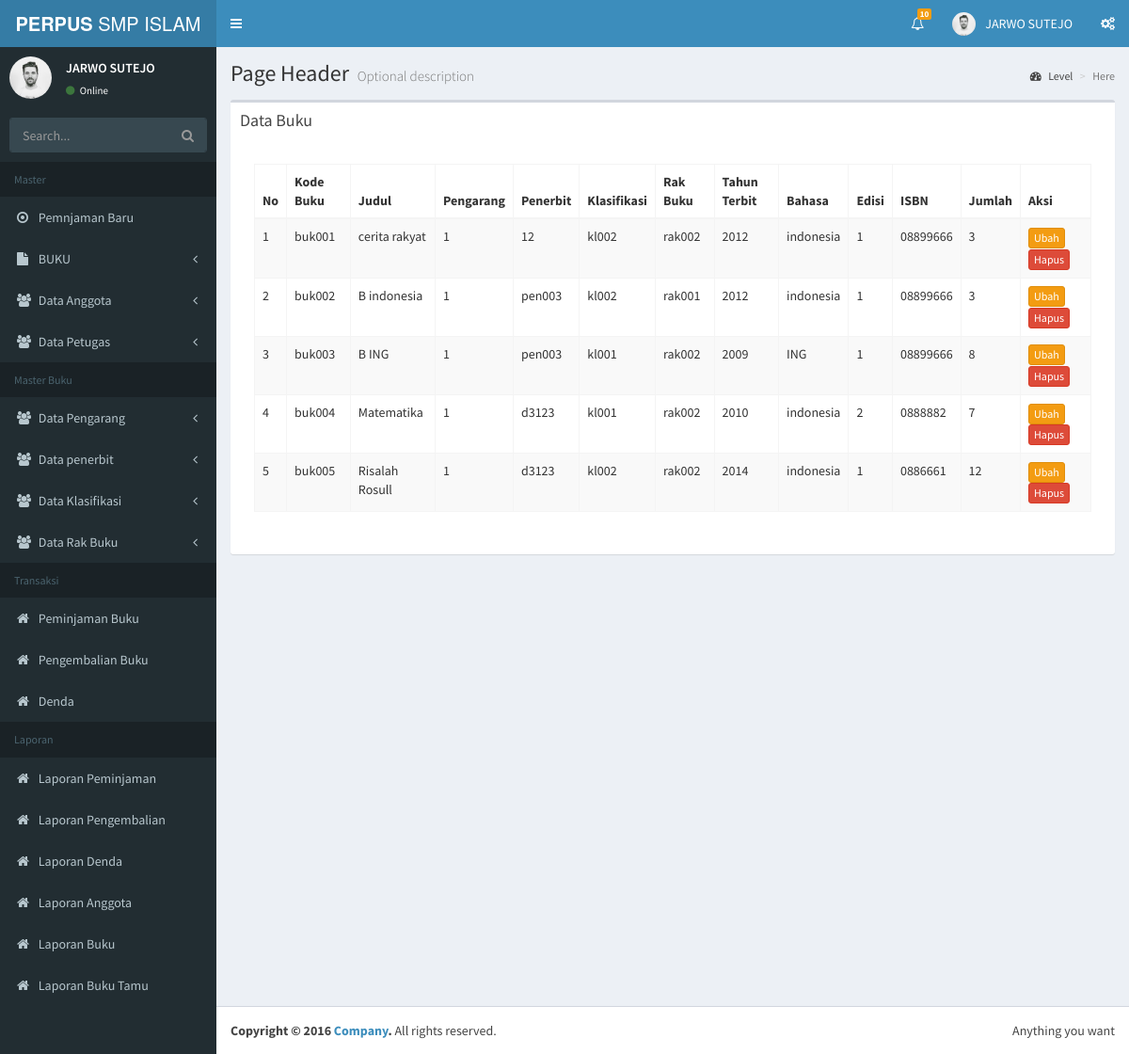
/pecahan/admin/index.php?page=buku&aksi=view (signed in), run on the app's committed database.
### tables this page shows
CREATE TABLE `buku` (
  `kd_buku` varchar(15) NOT NULL,
  `judul` varchar(45) NOT NULL,
  `kd_pengarang` varchar(15) NOT NULL,
  `kd_penerbit` varchar(15) NOT NULL,
  `kd_klasifikasi` varchar(15) NOT NULL,
  `thn_terbit` year(4) NOT NULL,
  `bahasa` varchar(30) NOT NULL,
  `edisi` varchar(40) NOT NULL,
  `isbn` varchar(30) NOT NULL,
  `jumlah` int(11) NOT NULL,
  `kd_rak` varchar(15) NOT NULL,
  PRIMARY KEY (`kd_buku`),
  KEY `kd_penerbit` (`kd_penerbit`),
  KEY `kd_pengarang` (`kd_pengarang`),
  KEY `kd_rak` (`kd_rak`),
  KEY `kd_klasifikasi` (`kd_klasifikasi`),
  CONSTRAINT `buku_ibfk_1` FOREIGN KEY (`kd_penerbit`) REFERENCES `penerbit` (`kd_penerbit`),
  CONSTRAINT `buku_ibfk_2` FOREIGN KEY (`kd_pengarang`) REFERENCES `pengarang` (`kd_pengarang`),
  CONSTRAINT `buku_ibfk_3` FOREIGN KEY (`kd_rak`) REFERENCES `rak_buku` (`kd_rak`),
  CONSTRAINT `buku_ibfk_4` FOREIGN KEY (`kd_klasifikasi`) REFERENCES `klasifikasi` (`kd_klasifikasi`)
);

### pecahan/admin/buku/buku_view.php (the view, shortened to what this page needs)
<div class="box">
           <div class="box-header">
             <h3 class="box-title">Data Buku</h3>
           </div>
           <div class="box-body">
                                  <div class="panel-body">
                           <div class="table-responsive">
                               <table class="table table-striped table-bordered table-hover" id="buku">
                                   <thead>
                                       <tr>
                                           <th>No</th>
                                           <th>Kode Buku</th>
                                           <th>Judul</th>
                                           <th>Pengarang</th>
                                           <th>Penerbit</th>
                                           <th>Klasifikasi</th>
                                           <th>Rak Buku</th>
                                           <th>Tahun Terbit</th>
                                           <th>Bahasa</th>
                                           <th>Edisi</th>
                                           <th>ISBN</th>
                                           <th>Jumlah</th>
                                            <?php
                                             if ($_SESSION['akses']=='petugas') {
                                             ?>
                                           <th>Aksi</th>
                                           <?php } ?>
                                       </tr>
                                   </thead>
                                   <tbody>
                                   	<?php
                                   		$sql = mysql_query("SELECT * FROM buku");
                                   		$no = 1;
                                   		while ($tampil = mysql_fetch_array($sql)) {
                                   	 ?>
                                   	 	<tr>
                                   	 		<td><?php echo $no++; ?></td>
                                   	 		<td><?php echo $tampil['kd_buku']; ?></td>
                                               <td><?php echo $tampil['judul']; ?></td>
                                               <td><?php echo $tampil['kd_pengarang']; ?></td>
                                               <td><?php echo $tampil['kd_penerbit']; ?></td>
                                               <td><?php echo $tampil['kd_klasifikasi']; ?></td>
                                               <td><?php echo $tampil['kd_rak']; ?></td>
                                               <td><?php echo $tampil['thn_terbit']; ?></td>
                                               <td><?php echo $tampil['bahasa']; ?></td>
                                               <td><?php echo $tampil['edisi']; ?></td>
                                               <td><?php echo $tampil['isbn']; ?></td>
                                               <td><?php echo $tampil['jumlah']; ?></td>
                                               <?php
                                                 if ($_SESSION['akses']=='petugas') {
                                                 ?>
                                               <td>
                                                   <a href="?page=buku&aksi=edit&id=<?php echo $tampil['kd_buku']; ?>"><button class="btn btn-warning btn-xs">Ubah</button></a>
                                                   <a onclick="return confirm('Yakin Ingin Menghapus ?')" href="?page=buku&aksi=hapus&id=<?php echo $tampil['kd_buku']; ?>"><button class="btn btn-danger btn-xs">Hapus</button></a>
                                               </td>
                                               <?php } ?>
                                   	 	</tr>
                                   	 <?php } ?>
                                   </tbody>
                               </table>
                           </div>
                       </div>
                       </div>
                       </div>

### pecahan/admin/header.php (shortened to what this page needs)
<!DOCTYPE html>
<html>
<head>
  <link rel="stylesheet" href="../bootstrap/css/bootstrap.min.css">
  <link rel="stylesheet" href="https://cdnjs.cloudflare.com/ajax/libs/font-awesome/4.5.0/css/font-awesome.min.css">
  <link rel="stylesheet" href="../dist/css/AdminLTE.min.css">
  <link rel="stylesheet" href="../dist/css/skins/skin-blue.css">
  <link rel="stylesheet" href="../plugins/jQueryDataTables/jquery.dataTables.min.css">
</head>
<body class="hold-transition skin-blue sidebar-mini">
<div class="wrapper">
  <header class="main-header">
    <a href="#" class="logo">
      <span class="logo-lg"><b>PERPUS</b> SMP ISLAM YK</span>
    </a>
    <nav class="navbar navbar-static-top" role="navigation">
      <a href="#" class="sidebar-toggle" data-toggle="offcanvas" role="button">
      </a>
      <div class="navbar-custom-menu">
        <ul class="nav navbar-nav">
          <li class="dropdown notifications-menu">
            <a href="#" class="dropdown-toggle" data-toggle="dropdown">
              <i class="fa fa-bell-o"></i>
              <span class="label label-warning">10</span>
            </a>
          </li>
          <li class="dropdown user user-menu">
            <a href="#" class="dropdown-toggle" data-toggle="dropdown">
              <img src="../dist/img/user2-160x160.jpg" class="user-image" alt="User Image">
              <span class="hidden-xs"><?php echo $_SESSION['nama']; ?></span>
            </a>
          </li>
          <li>
            <a href="#" data-toggle="control-sidebar"><i class="fa fa-gears"></i></a>
          </li>
        </ul>
      </div>
    </nav>
  </header>
  <aside class="main-sidebar">
    <section class="sidebar">
      <div class="user-panel">
        <div class="pull-left image">
          <img src="../dist/img/user2-160x160.jpg" class="img-circle" alt="User Image">
        </div>
        <div class="pull-left info">
          <p><?php echo $_SESSION['nama']; ?></p>
          <a href="#"><i class="fa fa-circle text-success"></i> Online</a>
        </div>
      </div>
      <form action="#" method="get" class="sidebar-form">
        <div class="input-group">
          <input type="text" name="q" class="form-control" placeholder="Search...">
              <span class="input-group-btn">
                <button type="submit" name="search" id="search-btn" class="btn btn-flat"><i class="fa fa-search"></i>
                </button>
              </span>
        </div>
      </form>
<?php
include 'menu.php';
?>
    </section>
  </aside>
  <div class="content-wrapper">
    <section class="content-header">
      <h1>
        Page Header
        <small>Optional description</small>
      </h1>
      <ol class="breadcrumb">
        <li><a href="#"><i class="fa fa-dashboard"></i> Level</a></li>
        <li class="active">Here</li>
      </ol>
    </section>
    <section class="content">

### pecahan/admin/menu.php (shortened to what this page needs)
<ul class="sidebar-menu">
  <li class="header">Master</li>
  <li><a href="pesanan.php?stts=pembayaran"><i class="fa fa-dot-circle-o"></i> <span>Pemnjaman Baru</span></a></li>
    <?php
    if ($_SESSION['akses']=='petugas' OR $_SESSION['akses']=='anggota') {
    ?>
  <li class="treeview">
    <a href="#"><i class="fa fa-file"></i> <span>BUKU</span>
      <span class="pull-right-container">
        <i class="fa fa-angle-left pull-right"></i>
      </span>
    </a>
  </li>
  <?php } ?>
    <?php
    if ($_SESSION['akses']=='petugas') {
    ?>
  <li class="treeview">
    <a href="#"><i class="fa fa-users"></i> <span>Data Anggota</span>
      <span class="pull-right-container">
        <i class="fa fa-angle-left pull-right"></i>
      </span>
    </a>
  </li>
  <li class="treeview">
    <a href="#"><i class="fa fa-users"></i> <span>Data Petugas</span>
      <span class="pull-right-container">
        <i class="fa fa-angle-left pull-right"></i>
      </span>
    </a>
  </li>
   <li class="header">Master Buku</li>
   <li class="treeview">
    <a href="#"><i class="fa fa-users"></i> <span>Data Pengarang</span>
      <span class="pull-right-container">
        <i class="fa fa-angle-left pull-right"></i>
      </span>
    </a>
  </li>
   <li class="treeview">
    <a href="#"><i class="fa fa-users"></i> <span>Data penerbit</span>
      <span class="pull-right-container">
        <i class="fa fa-angle-left pull-right"></i>
      </span>
    </a>
  </li>
  <li class="treeview">
    <a href="#"><i class="fa fa-users"></i> <span>Data Klasifikasi</span>
      <span class="pull-right-container">
        <i class="fa fa-angle-left pull-right"></i>
      </span>
    </a>
  </li>
  <li class="treeview">
    <a href="#"><i class="fa fa-users"></i> <span>Data Rak Buku</span>
      <span class="pull-right-container">
        <i class="fa fa-angle-left pull-right"></i>
      </span>
    </a>
  </li>
  <li class="header">Transaksi</li>
  <li><a href="?page=peminjaman"><i class="fa fa-home"></i> <span>Peminjaman Buku</span></a></li>
  <li><a href="?page=pengembalian"><i class="fa fa-home"></i> <span>Pengembalian Buku</span></a></li>
  <li><a href="?page=denda"><i class="fa fa-home"></i> <span>Denda</span></a></li>
  <li class="header">Laporan</li>
  <li><a href="index.php"><i class="fa fa-home"></i> <span>Laporan Peminjaman</span></a></li>
  <li><a href="index.php"><i class="fa fa-home"></i> <span>Laporan Pengembalian</span></a></li>
  <li><a href="index.php"><i class="fa fa-home"></i> <span>Laporan Denda</span></a></li>
  <li><a href="index.php"><i class="fa fa-home"></i> <span>Laporan Anggota</span></a></li>
  <li><a href="index.php"><i class="fa fa-home"></i> <span>Laporan Buku</span></a></li>
  <li><a href="index.php"><i class="fa fa-home"></i> <span>Laporan Buku Tamu</span></a></li>
  <?php } ?>
</ul>

### pecahan/admin/index.php (shortened to what this page needs)
<?php
include 'header.php';
?>
        <div id="page-wrapper" >
            <div id="page-inner">
                <div class="row">
                    <div class="col-md-12">
                      <?php
                        $page = isset($_GET['page']) ? $_GET['page']:'';
                        $aksi = isset($_GET['aksi']) ? $_GET['aksi']:'';
                        if ($page == "buku") {
                          if ($aksi == "") {
                            include "buku/buku_form.php";
                          }else if ($aksi == "view") {
                            include "buku/buku_view.php";
                          }else if ($aksi == "edit") {
                            include "buku/buku_edit_form.php";
                          }else if ($aksi == "hapus") {
                            include "buku/buku_hapus.php";
                          }
                        }
                       ?>
                    </div>
                </div>
    </div>
            </div>
<?php
include 'footer.php';
?>

### pecahan/admin/footer.php (shortened to what this page needs)
    </section>
  </div>
  <footer class="main-footer">
    <div class="pull-right hidden-xs">
      Anything you want
    </div>
    <strong>Copyright &copy; 2016 <a href="#">Company</a>.</strong> All rights reserved.
  </footer>
</div>
</body>
</html>

### data on the page
buku: kd_buku "buk001", judul "cerita rakyat", kd_pengarang "1", kd_penerbit "12", kd_klasifikasi "kl002", kd_rak "rak002", thn_terbit "2012", bahasa "indonesia", edisi "1", isbn "08899666", jumlah "3"
buku: kd_buku "buk002", judul "B indonesia", kd_pengarang "1", kd_penerbit "pen003", kd_klasifikasi "kl002", kd_rak "rak001", thn_terbit "2012", bahasa "indonesia", edisi "1", isbn "08899666", jumlah "3"
buku: kd_buku "buk003", judul "B ING", kd_pengarang "1", kd_penerbit "pen003", kd_klasifikasi "kl001", kd_rak "rak002", thn_terbit "2009", bahasa "ING", edisi "1", isbn "08899666", jumlah "8"
buku: kd_buku "buk004", judul "Matematika", kd_pengarang "1", kd_penerbit "d3123", kd_klasifikasi "kl001", kd_rak "rak002", thn_terbit "2010", bahasa "indonesia", edisi "2", isbn "0888882", jumlah "7"
buku: kd_buku "buk005", judul "Risalah Rosull", kd_pengarang "1", kd_penerbit "d3123", kd_klasifikasi "kl002", kd_rak "rak002", thn_terbit "2014", bahasa "indonesia", edisi "1", isbn "0886661", jumlah "12"

### other printed values
$_SESSION['nama'] "JARWO SUTEJO"
